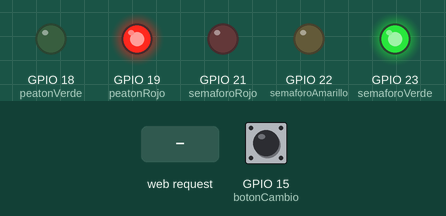
Recording of a program running on a simulated ESP32. On the bench: output pins drawn as LEDs (lit = HIGH). The test bench sets the inputs (shaded band); at power-on: GPIO 15 (botonCambio) HIGH. WiFi joins after 1.5 s; servers stay silent unless stated; what the program prints to the serial monitor is not drawn.

Above: at 2.7 s.
2.8 s: GPIO 15 (botonCambio) pulled LOW for 0.15 s
At 5.6 s:
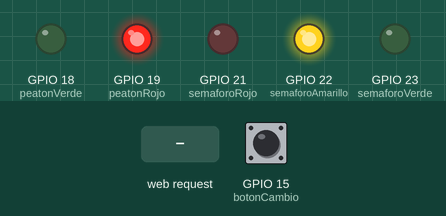
5.9 s: HTTP request GET /reset received
At 7.6 s:
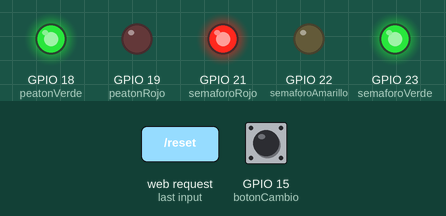
8.3 s: GPIO 15 (botonCambio) pulled LOW for 1 s
At 11.3 s:
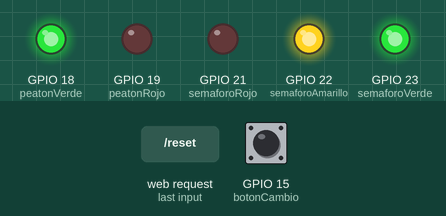
12.3 s: HTTP request GET /cruzar received
15.3 s: GPIO 15 (botonCambio) pulled LOW for 3.2 s
Timing chart, 0 to 25.8 s (numbered marks = the images above; inputs shaded):
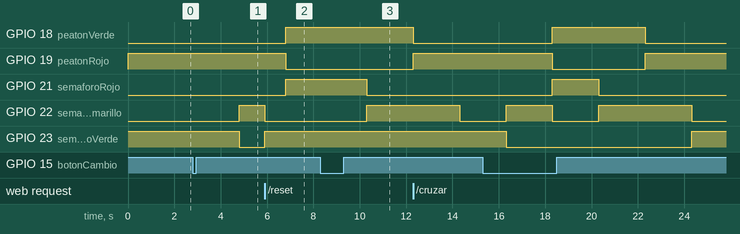

Measured:
- after the input at 2.8 s, GPIO 22 (semaforoAmarillo): LOW → HIGH after 2.0 s; GPIO 23 (semaforoVerde): HIGH → LOW after 2.0 s
- after the input at 5.9 s, GPIO 22 (semaforoAmarillo): HIGH → LOW after 0.00 s instead of 0.91 s; GPIO 23 (semaforoVerde): LOW → HIGH at once
- after the input at 8.3 s, GPIO 21 (semaforoRojo): HIGH → LOW after 2.0 s; GPIO 22 (semaforoAmarillo): LOW → HIGH after 2.0 s

The program:

main.cpp
```cpp
#include <Arduino.h>
#include <WiFi.h>
#include <AsyncTCP.h>
#include <ESPAsyncWebServer.h>

const char* ssid = "Wokwi-GUEST";
const char* password = "";

const int semaforoVerde   = 23;
const int semaforoAmarillo= 22;
const int semaforoRojo    = 21;

const int peatonRojo      = 19;
const int peatonVerde     = 18;

const int botonCambio     = 15;

AsyncWebServer server(80);

volatile bool solicitudPeaton = false;
unsigned long lastBtnMs = 0;

void estadoNormal() {
  digitalWrite(semaforoVerde, HIGH);
  digitalWrite(semaforoAmarillo, LOW);
  digitalWrite(semaforoRojo, LOW);

  digitalWrite(peatonRojo, HIGH);
  digitalWrite(peatonVerde, LOW);
}

void fasePeaton() {
  digitalWrite(semaforoVerde, HIGH);
  digitalWrite(peatonRojo, HIGH);
  delay(2000);
  digitalWrite(semaforoVerde, LOW);

  digitalWrite(semaforoAmarillo, HIGH);
  delay(2000);
  digitalWrite(semaforoAmarillo, LOW);

  digitalWrite(semaforoRojo, HIGH);
  digitalWrite(peatonRojo, LOW);
  digitalWrite(peatonVerde, HIGH);

  unsigned long inicio = millis();
  while (millis() - inicio < 10000) {
    if (digitalRead(botonCambio) == LOW) break;
    delay(10);
  }

  delay(2000);
  digitalWrite(semaforoRojo, LOW);
  digitalWrite(semaforoAmarillo, HIGH);
  delay(2000);

  digitalWrite(peatonVerde, LOW);
  digitalWrite(peatonRojo, HIGH);
  delay(2000);

  digitalWrite(semaforoAmarillo, LOW);
  digitalWrite(semaforoVerde, HIGH);
}

String paginaHTML() {
  String html = "<!doctype html><html><head><meta charset='utf-8'>";
  html += "<meta name='viewport' content='width=device-width, initial-scale=1'>";
  html += "<title>Semaforo ESP32</title></head><body>";
  html += "<h1>Semaforo ESP32</h1>";
  html += "<p><a href='/cruzar'>Solicitar cruce peaton</a></p>";
  html += "<p><a href='/reset'>Reset (estado normal)</a></p>";
  html += "<p>Tip: tambien funciona el boton fisico (GPIO 15).</p>";
  html += "</body></html>";
  return html;
}

void setup() {
  Serial.begin(115200);

  pinMode(semaforoVerde, OUTPUT);
  pinMode(semaforoAmarillo, OUTPUT);
  pinMode(semaforoRojo, OUTPUT);

  pinMode(peatonVerde, OUTPUT);
  pinMode(peatonRojo, OUTPUT);

  pinMode(botonCambio, INPUT_PULLUP);

  estadoNormal();

  WiFi.begin(ssid, password);
  while (WiFi.status() != WL_CONNECTED) {
    delay(500);
    Serial.println("Conectando a Wi-Fi...");
  }
  Serial.println("Conectado!");
  Serial.print("IP: ");
  Serial.println(WiFi.localIP());

  // las rutas web
  server.on("/", HTTP_GET, [](AsyncWebServerRequest *request) {
    request->send(200, "text/html", paginaHTML());
  });

  server.on("/cruzar", HTTP_GET, [](AsyncWebServerRequest *request) {
    solicitudPeaton = true;  // lo ejecuta loop
    request->send(200, "text/html", "<p>OK, cruce solicitado. <a href='/'>Volver</a></p>");
  });

  server.on("/reset", HTTP_GET, [](AsyncWebServerRequest *request) {
    solicitudPeaton = false;
    estadoNormal();
    request->send(200, "text/html", "<p>Reset hecho. <a href='/'>Volver</a></p>");
  });

  server.begin();
}

void loop() {
  //boton físico por el rebote de mantener pulsaddo
  if (digitalRead(botonCambio) == LOW && (millis() - lastBtnMs) > 250) {
    lastBtnMs = millis();
    solicitudPeaton = true;
  }

  //si hay solicitud ejecutro
  if (solicitudPeaton) {
    solicitudPeaton = false;
    fasePeaton();
    estadoNormal();
  }

  delay(10);
}
```
